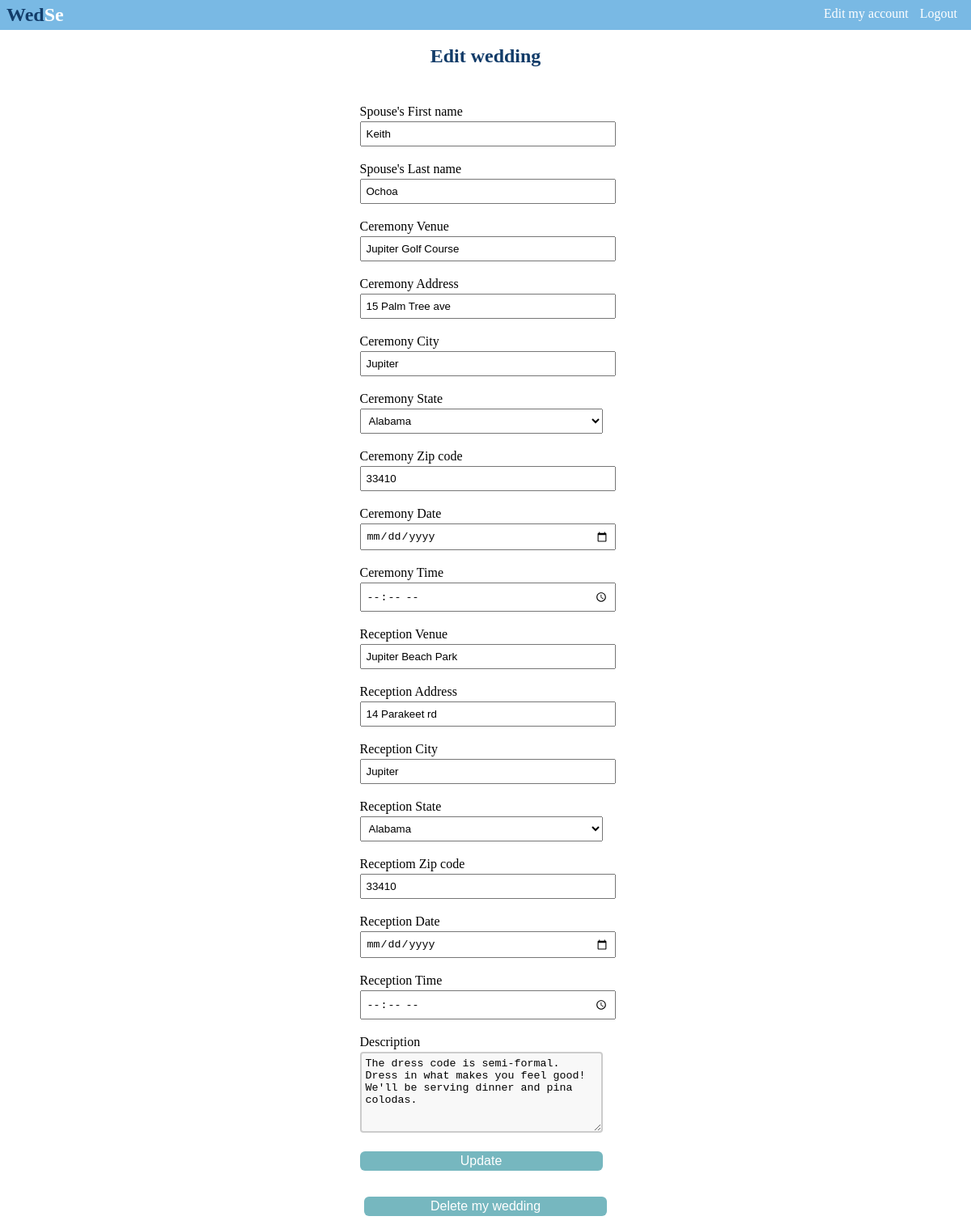
Screenshot of /my_wedding/20 (signed in) with the database file from the repository.
### wedding_app/models.py (models this page shows)
class Wedding(models.Model):
    sfname = models.CharField(max_length=255)
    slname = models.CharField(max_length=255)
    cvenue = models.CharField(max_length=255, null=True)
    caddress = models.CharField(max_length=255)
    ccity = models.CharField(max_length=255)
    cstate = models.CharField(max_length=255)
    cdate = models.DateField()
    ctime = models.TimeField()
    czip = models.IntegerField(null=True)
    rvenue = models.CharField(max_length=255, null=True)
    raddress = models.CharField(max_length=255)
    rcity = models.CharField(max_length=255)
    rstate = models.CharField(max_length=255)
    rdate = models.DateField(null=True)
    rzip = models.IntegerField(null=True)
    rtime = models.TimeField()
    image = models.ImageField(upload_to='weddings', null=True)
    description = models.CharField(max_length=1000, null=True)
    wedding_owner = models.ForeignKey('User', related_name="wedding_created", on_delete=models.CASCADE, null=True)
    objects = WeddingManager()

### wedding_app/views.py (the view)
# urls.py: path('my_wedding/<int:wedding_id>', views.my_wedding),
def my_wedding(request, wedding_id):
    if 'user_id' not in request.session:
        return redirect('/')
    context = {
        "this_user": User.objects.get(id=request.session['user_id']),
        "item": Wedding.objects.get(id=wedding_id)
        }
    return render(request, 'my_wedding.html', context)

### wedding_app/templates/my_wedding.html (shortened to what this page needs)
<!DOCTYPE html>
<html lang="en">
<head>
    {% load static %}
    <link rel="stylesheet" href="{% static 'css/style.css' %}">
</head>
<body>
    <div class="wrapper">
        <div class="container">
            <div class="header_home">
                <h2 class="wese"><span class="wed">Wed</span><span class="se">Se</span></h2>
                <div class="head_home_links">
                    <a href="/my_account/{{this_user.id}}" class="home_link">Edit my account</a>
                    <a href="/logout" class="home_link">Logout</a>
                </div>
            </div>
            <div class="create_wed_container">
                <div class="create_wed">
                    <h2 class="add_wedding_title">Edit wedding</h2>
                    <form class="create_wed_form" action ="/edit_wedding/{{item.id}}/{{this_user.id}}" method="POST">
                        <label for ="sfname" class="cw_label">Spouse's First name</label>
                        <br><input type ="text" name="sfname" class="cw_input" value = "{{item.sfname}}" required>
                        <p><label for ="slname" class="cw_label">Spouse's Last name</label>
                        <br><input type ="text" class="cw_input" name="slname" value = "{{item.slname}}" required></p>
                        <p><label for ="cvenue" class="cw_label">Ceremony Venue</label>
                        <br><input type ="text" class="cw_input" name="cvenue"  value = "{{item.cvenue}}" required></p>
                        <p><label for ="caddress" class="cw_label">Ceremony Address</label>
                        <br><input type ="text" class="cw_input" name="caddress" value = "{{item.caddress}}" required></p>
                        <p><label for ="ccity" class="cw_label">Ceremony City</label>
                        <br><input type ="text" class="cw_input" name="ccity" value = "{{item.ccity}}" required></p>
                        <p><label for ="cstate" class="cw_label" value = "{{item.cstate}}" >Ceremony State</label>
                            <br><select class="cw_input" name ="cstate">
                                <option value="AL">Alabama</option>
                            </select></p>
                        <p><label for ="czip" class="cw_label">Ceremony Zip code</label>
                        <br><input type ="text" class="cw_input" name="czip" value = "{{item.czip}}" required></p>
                        <p><label for ="cdate" class="cw_label">Ceremony Date</label>
                        <br><input type ="date" class="cw_input" name="cdate" value = "{{item.cdate}}" required></p>
                        <p><label for ="ctime" class="cw_label">Ceremony Time</label>
                        <br><input type ="time" class="cw_input" name="ctime" value = "{{item.ctime}}" required></p>
                        <p><label for ="rvenue" class="cw_label">Reception Venue</label>
                        <br><input type ="text" class="cw_input" name="rvenue" value = "{{item.rvenue}}" required></p>
                        <p><label for ="raddress" class="cw_label">Reception Address</label>
                        <br><input type ="text" class="cw_input" name="raddress" value = "{{item.raddress}}" required></p>
                        <p><label for ="rcity" class="cw_label">Reception City</label>
                        <br><input type ="text" class="cw_input" name="rcity" value = "{{item.rcity}}" required></p>
                        <p><label for ="rstate" class="cw_label">Reception State</label>
                            <br><select class="cw_input" name = "rstate">
                                <option value="AL">Alabama</option>
                            </select></p>
                        <p><label for ="rzip" class="cw_label">Receptiom Zip code</label>
                        <br><input type ="text" class="cw_input" name="rzip" value = "{{item.rzip}}" required></p>
                        <p><label for ="rdate" class="cw_label">Reception Date</label>
                        <br><input type ="date" class="cw_input" name="rdate" value = "{{item.rdate}}" required></p>
                        <p><label for ="rtime" class="cw_label">Reception Time</label>
                        <br><input type ="time" class="cw_input" name="rtime" value = "{{item.rtime}}" required></p>
                        <p><label for ="description" class="cw_label">Description</label>
                        <br><textarea name="description" class="desc_input">{{item.description}}</textarea>
                        <br><input type="hidden" name="wedding_owner">
                        <p><button class="next_button">Update</button></p>
                </form>
                <p><a href="/delete_wedding/{{item.id}}"><button class="next_button">Delete my wedding</button></a></p>
                </div>
            </div>
        </div>
    </div>
</body>
</html>

### wedding_app/static/css/style.css (style rules this page uses)
body { padding: 0; margin: 0; }
.wrapper { width: 100%; }
.container { width: 100%; }
button { cursor: pointer; }
a { color: black; }
a:link { text-decoration: none; }
.wed { color: #123C69; }
.se { color: white; }
.header_home { display: inline-block; width: 100%; height: 37px; padding-left: 8px; background-color: #79b9e4 }
.wese { display: inline-block; margin-top: 5px; }
.head_home_links { float: right; margin-top: 8px; margin-right: 15px; }
.home_link { color: white; margin-right: 10px; font-size: 16px; }
.cw_input { margin-right: 40px; }
.create_wed_container { width: 100%; height: 100%; text-align: center; line-height: 24px; }
.create_wed_form { margin-top: 25px; margin-left: 45px; }
.create_wed { text-align: left; width: 500px; height: 100%; margin: 0 auto; display: grid; place-items: center; grid-template-areas: "create_wed"; background-color: white; }
.desc_input { width: 300px; height: 100px; padding: 5px 5px; box-sizing: border-box; border: 2px solid #ccc; border-radius: 4px; background-color: #f8f8f8; resize: vertical; }
.cw_input { width: 300px; padding: 6px; }
.next_button { background-color: #76B7BF; border: none; color: white; padding: 3px 20px; text-align: center; text-decoration: none; border-radius: 6px; font-size: 16px; width: 300px; cursor: pointer; }
.add_wedding_title, .create_reg_title { color: #123C69; }

### rows the page displays
Wedding: sfname "Keith", slname "Ochoa", cvenue "Jupiter Golf Course", caddress "15 Palm Tree ave", ccity "Jupiter", czip "33410", rvenue "Jupiter Beach Park", raddress "14 Parakeet rd", rcity "Jupiter", rzip "33410", description "The dress code is semi-formal. Dress in what makes you feel good! We'll be serving dinner and pina colodas."
